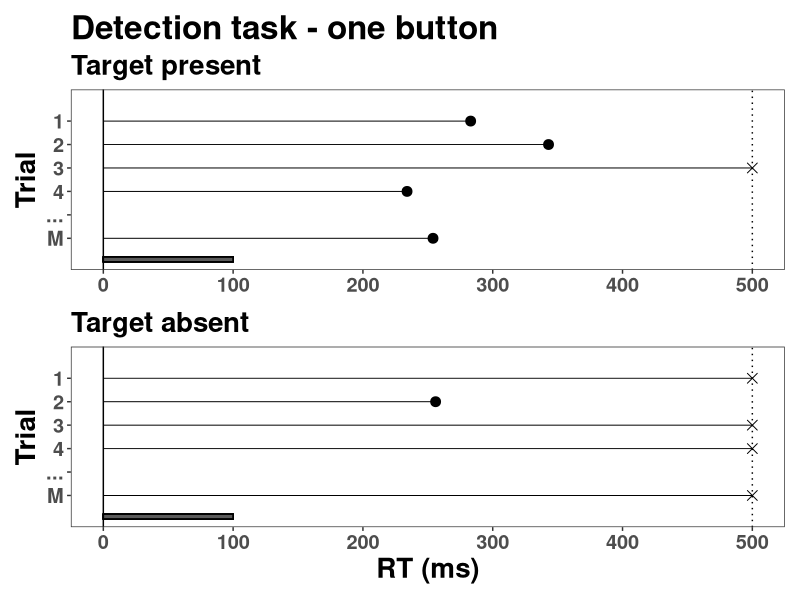
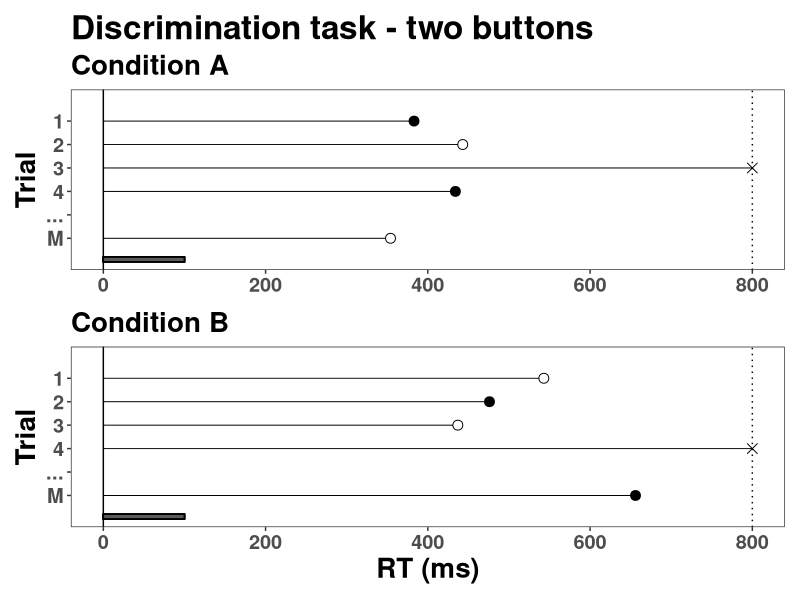
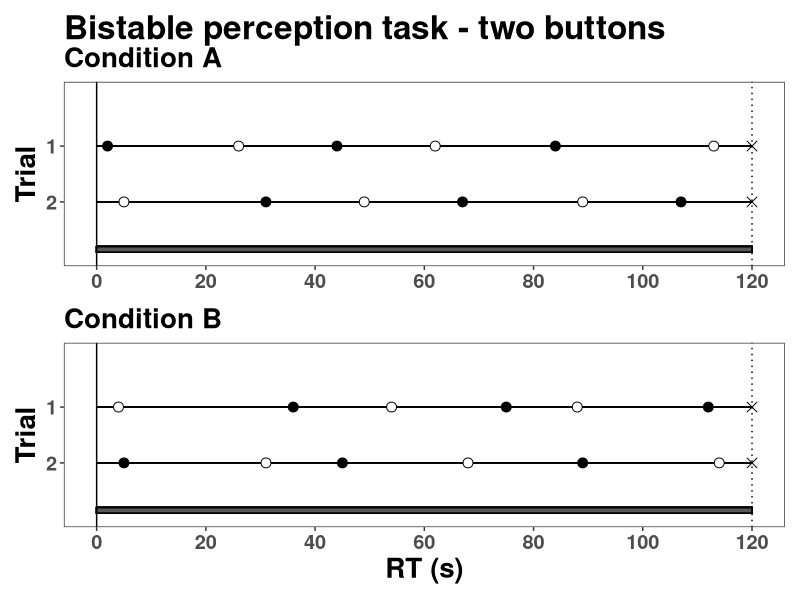
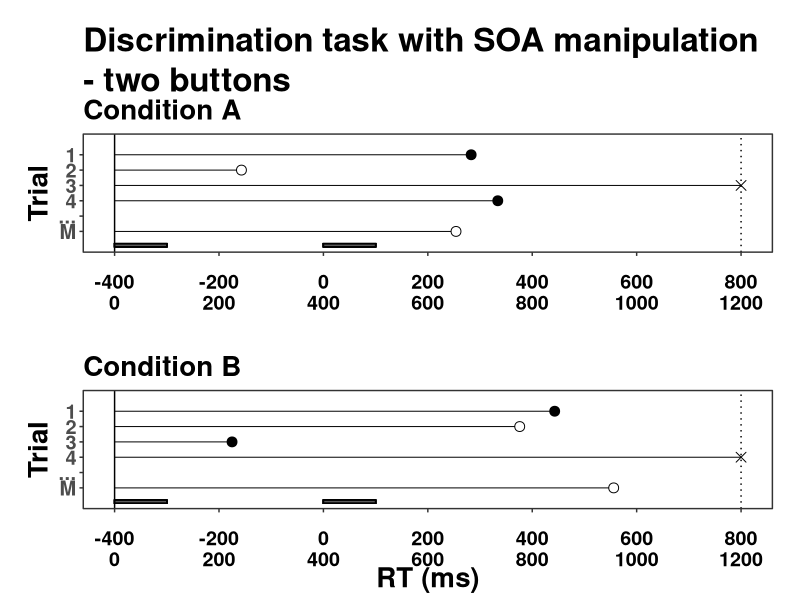
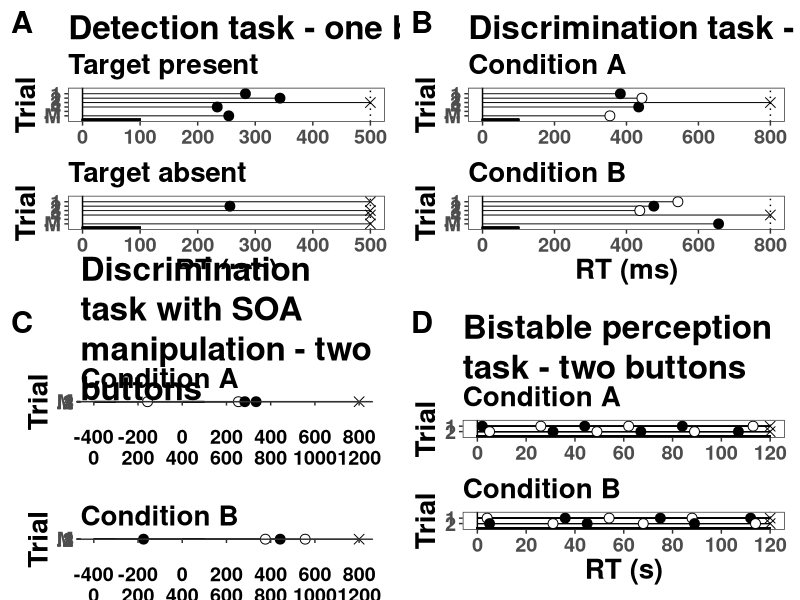
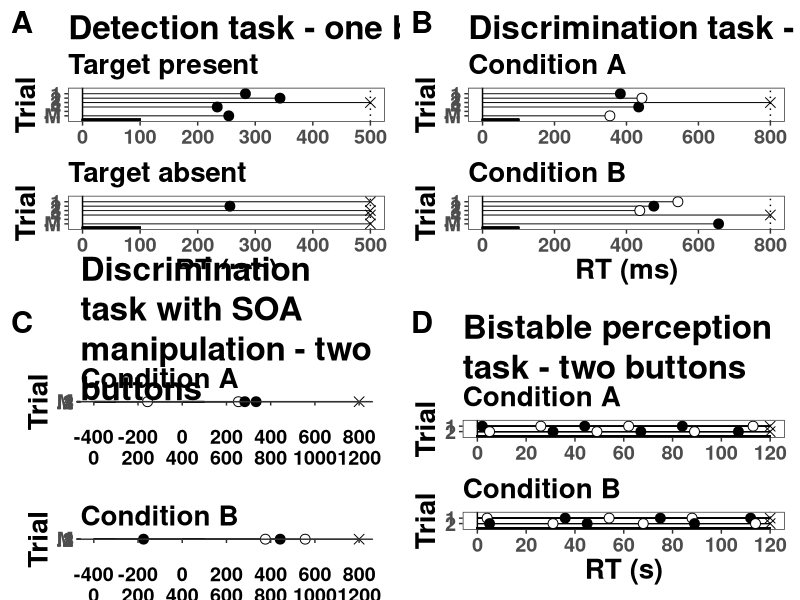

Reproduce these figures in R, in order.
## ---- chunk 1
knitr::opts_chunk$set(echo = TRUE)
## ---- chunk 2
pkg <- c("tidyverse", "patchwork","cowplot","ggtext","xfun")

lapply(pkg, library, character.only = TRUE)
## ---- chunk 3
theme_set(
  theme_bw() +
    theme(text = element_text(size = 22, face = "bold"), 
          title = element_text(size = 22, face = "bold"))
)

## Set the amount of dodge in figures
pd <- position_dodge(0.7)
pd2 <- position_dodge(1)
## ---- chunk 4
max_RT = 500
data_detection_present <- tibble(RT = c(254,NA,234,max_RT,343,283),   
                                 trial = c(6:1))
data_detection_absent <- tibble(RT = c(max_RT,NA,max_RT,max_RT,256,max_RT),   
                                 trial = c(6:1))
## ---- chunk 5
lines_p <- tibble(xstart = 0,
                  xend =   data_detection_present$RT,
                  ystart = data_detection_present$trial,
                  yend =   data_detection_present$trial)

lines_a <- tibble(xstart = 0,
                  xend =   data_detection_absent$RT,
                  ystart = data_detection_absent$trial,
                  yend =   data_detection_absent$trial)

p1 <- data_detection_present %>%
  ggplot(aes(x=RT, y =trial)) +
  geom_vline(xintercept=0) +
  geom_vline(xintercept=max_RT,linetype = 3) +
  geom_rect(mapping=aes(xmin=0, xmax=100, ymin=7, ymax=6.8), color="black", alpha=0.5) +
  geom_segment(data = lines_p,
               aes(x= xstart, xend = xend,
                   y = ystart, yend = yend),
               linewidth = 1/3,
               linetype = 1) +
  geom_point(shape = c(21,NA,21,4,21,21), size =3, fill ="black") + # 4 for x
  scale_x_continuous(limits = c(0,max_RT)) +
  scale_y_reverse(breaks = c(1:6),limits = c(7,0), labels = c("1","2","3","4","...","M"))+
  labs(x = "RT (ms)",
       y = "Trial",
       subtitle = "Target present")+
  ggtitle("Detection task - one button") +
  theme(legend.position = "none",
        panel.grid.minor = element_blank(),
        panel.grid.major = element_blank(),
             text = element_text(size = 18, face = "bold"), 
        title = element_text(size = 20, face = "bold"))

p2 <- data_detection_absent %>%
  ggplot(aes(x=RT, y =trial)) +
  geom_vline(xintercept=max_RT,linetype = 3) +
  geom_vline(xintercept=0) +
    geom_rect(mapping=aes(xmin=0, xmax=100, ymin=7, ymax=6.8), color="black", alpha=0.5) +
  geom_segment(data = lines_a,
               aes(x= xstart, xend = xend,
                   y = ystart, yend = yend),
               linewidth = 1/3,
               linetype = 1) +
  geom_point(shape = c(4,NA,4,4,21,4), size =3, fill ="black") +
  scale_x_continuous(limits = c(0,max_RT)) +
  scale_y_reverse(breaks = c(1:6),limits = c(7,0), labels = c("1","2","3","4","...","M"))+
  labs(x = "RT (ms)",
       y = "Trial",
       subtitle = "Target absent") +
  theme(legend.position = "none",
        panel.grid.minor = element_blank(),
        panel.grid.major = element_blank(),
        text = element_text(size = 18.01, face = "bold"), 
        title = element_text(size = 20, face = "bold"))

#title="Detection task - single button"
p_detection <- (p1/p2) + 
  # plot_annotation(title = title) +
   plot_layout(axes = "collect_x")

p_detection
## ---- chunk 6
max_RT = 800
data_cat_A <- tibble(RT = c(354,NA,434,max_RT,443,383),   
                                 trial = c(6:1))
data_cat_B <- tibble(RT = c(656,NA,max_RT,437,476,543),   
                                 trial = c(6:1))
## ---- chunk 7
lines_a <- tibble(xstart = 0,
                  xend =   data_cat_A$RT,
                  ystart = data_cat_A$trial,
                  yend =   data_cat_A$trial)

lines_b <- tibble(xstart = 0,
                  xend =   data_cat_B$RT,
                  ystart = data_cat_B$trial,
                  yend =   data_cat_B$trial)

p3 <- data_cat_A %>%
  ggplot(aes(x=RT, y =trial)) +
  geom_vline(xintercept=0) +
  geom_vline(xintercept=max_RT,linetype = 3) +
    geom_rect(mapping=aes(xmin=0, xmax=100, ymin=7, ymax=6.8), color="black", alpha=0.5) +
  geom_segment(data = lines_a,
               aes(x= xstart, xend = xend,
                   y = ystart, yend = yend),
               linewidth = 1/3,
               linetype = 1) +
  geom_point(shape = c(21,NA,21,4,21,21), size =3, fill =c("white",NA,"black","black","white","black")) + # 4 for x
  scale_x_continuous(limits = c(0,max_RT)) +
  scale_y_reverse(breaks = c(1:6),limits = c(7,0), labels = c("1","2","3","4","...","M"))+
  labs(x = "RT (ms)",
       y = "Trial",
       subtitle = "Condition A")+
  ggtitle("Discrimination task - two buttons") +
  theme(legend.position = "none",
        panel.grid.minor = element_blank(),
        panel.grid.major = element_blank(),
             text = element_text(size = 18, face = "bold"), 
        title = element_text(size = 20, face = "bold"))

p4 <- data_cat_B %>%
  ggplot(aes(x=RT, y =trial)) +
  geom_vline(xintercept=max_RT,linetype = 3) +
  geom_vline(xintercept=0) +
    geom_rect(mapping=aes(xmin=0, xmax=100, ymin=7, ymax=6.8), color="black", alpha=0.5) +
  geom_segment(data = lines_b,
               aes(x= xstart, xend = xend,
                   y = ystart, yend = yend),
               linewidth = 1/3,
               linetype = 1) +
  geom_point(shape = c(21,NA,4,21,21,21), size =3, fill =c("black",NA,"black","white","black","white")) +
  scale_x_continuous(limits = c(0,max_RT)) +
  scale_y_reverse(breaks = c(1:6),limits = c(7,0), labels = c("1","2","3","4","...","M"))+
  labs(x = "RT (ms)",
       y = "Trial",
       subtitle = "Condition B") +
  theme(legend.position = "none",
        panel.grid.minor = element_blank(),
        panel.grid.major = element_blank(),
        text = element_text(size = 18.01, face = "bold"), 
        title = element_text(size = 20, face = "bold"))

#title="Discrimination task - two buttons"
p_discrimination <- (p3/p4) + 
 #  plot_annotation(title = title) +
   plot_layout(axes = "collect_x")

p_discrimination
## ---- chunk 8
max_RT = 120
data_percept_A <- tibble(RT = c(2,26,44,62,84,113,max_RT,
                                5,31,49,67,89,107,max_RT),   
                                 trial = c(1,1,1,1,1,1,1,
                                           2,2,2,2,2,2,2))
data_percept_B <- tibble(RT = c(4,36,54,75,88,112,max_RT,
                                5,31,45,68,89,114,max_RT),   
                                 trial = c(1,1,1,1,1,1,1,
                                           2,2,2,2,2,2,2))
## ---- chunk 9
lines_a <- tibble(xstart = 0,
                  xend =   max_RT,
                  ystart = data_percept_A$trial,
                  yend =   data_percept_A$trial)

lines_b <- tibble(xstart = 0,
                  xend =   max_RT,
                  ystart = data_percept_B$trial,
                  yend =   data_percept_B$trial)

p7 <- data_percept_A %>%
  ggplot(aes(x=RT, y =trial)) +
  geom_vline(xintercept=0) +
  geom_vline(xintercept=max_RT,linetype = 3) +
  geom_rect(mapping=aes(xmin=0, xmax=120, ymin=2.8, ymax=2.9), color="black", alpha=0.5) +
  geom_segment(data = lines_a,
               aes(x= xstart, xend = xend,
                   y = ystart, yend = yend),
               linewidth = 1/3,
               linetype = 1) +
  geom_point(shape = c(21,21,21,21,21,21,4,21,21,21,21,21,21,4), 
             size =3, 
             fill =c("black","white","black","white","black","white","black", "white","black","white","black","white","black","black")) + # 4 for x
  scale_x_continuous(limits = c(0,max_RT), breaks=c(0,20,40,60,80,100,120)) +
  scale_y_reverse(breaks = c(1,2),limits = c(3,0), labels = c("1","2"))+
  labs(x = "RT (s)",
       y = "Trial",
       subtitle = "Condition A")+
  ggtitle("Bistable perception task - two buttons") +
  theme(legend.position = "none",
        panel.grid.minor = element_blank(),
        panel.grid.major = element_blank(),
             text = element_text(size = 18, face = "bold"), 
        title = element_text(size = 20, face = "bold"),
        plot.title = element_textbox_simple())

p8 <- data_percept_B %>%
  ggplot(aes(x=RT, y =trial)) +
  geom_vline(xintercept=max_RT,linetype = 3) +
  geom_vline(xintercept=0) +
  geom_rect(mapping=aes(xmin=0, xmax=120, ymin=2.8, ymax=2.9), color="black", alpha=0.5) +
  geom_segment(data = lines_b,
               aes(x= xstart, xend = xend,
                   y = ystart, yend = yend),
               linewidth = 1/3,
               linetype = 1) +
  geom_point(shape = c(21,21,21,21,21,21,4,21,21,21,21,21,21,4), size =3, fill =c("white","black","white","black","white","black","black","black","white","black","white","black","white","black")) +
  scale_x_continuous(limits = c(0,max_RT),breaks=c(0,20,40,60,80,100,120)) +
  scale_y_reverse(breaks = c(1:2),limits = c(3,0), labels = c("1","2"))+
  labs(x = "RT (s)",
       y = "Trial",
       subtitle = "Condition B") +
  theme(legend.position = "none",
        panel.grid.minor = element_blank(),
        panel.grid.major = element_blank(),
        text = element_text(size = 18.01, face = "bold"), 
        title = element_text(size = 20, face = "bold"))

#title="Discrimination task - two buttons"
p_percept <- (p7/p8) + 
 #  plot_annotation(title = title) +
   plot_layout(axes = "collect_x")

p_percept
## ---- chunk 10
max_RT = 1200
data_soa_A <- tibble(RT = c(654,NA,734,max_RT,243,683),   
                               trial = c(6:1))
data_soa_B <- tibble(RT = c(956,NA,max_RT,225,776,843),   
                                 trial = c(6:1))
## ---- chunk 11
lines_a <- tibble(xstart = 0,
                  xend =   data_soa_A$RT,
                  ystart = data_soa_A$trial,
                  yend =   data_soa_A$trial)

lines_b <- tibble(xstart = 0,
                  xend =   data_soa_B$RT,
                  ystart = data_soa_B$trial,
                  yend =   data_soa_B$trial)

p5 <- data_soa_A %>%
  ggplot(aes(x=RT, y =trial)) +
  geom_vline(xintercept=0) +
  geom_vline(xintercept=max_RT,linetype = 3) +
    geom_rect(mapping=aes(xmin=0, xmax=100, ymin=7, ymax=6.8), color="black", alpha=0.5) +
    geom_rect(mapping=aes(xmin=400, xmax=500, ymin=7, ymax=6.8), color="black", alpha=0.5) +
  geom_segment(data = lines_a,
               aes(x= xstart, xend = xend,
                   y = ystart, yend = yend),
               linewidth = 1/3,
               linetype = 1) +
  geom_point(shape = c(21,NA,21,4,21,21), size =3, fill =c("white",NA,"black","black","white","black")) + # 4 for x
  scale_x_continuous(limits = c(0,max_RT),breaks=c(0,200,400,600,800,1000,1200), labels=c(-400,-200,0,200,400,600,800)) +
  scale_y_reverse(breaks = c(1:6),limits = c(7,0), labels = c("1","2","3","4","...","M"))+
  labs(x = "RT (ms)",
       y = "Trial",
       subtitle = "Condition A")+
  ggtitle("Discrimination task with SOA manipulation - two buttons") +
  theme(legend.position = "none",
        panel.grid.minor = element_blank(),
        panel.grid.major = element_blank(),
             text = element_text(size = 18, face = "bold"), 
        title = element_text(size = 20, face = "bold"),
        plot.margin = unit(c(1,1,4,1),"lines"),
        axis.title.x = element_blank(),
        axis.text.x = element_blank(),
        plot.title = element_textbox_simple()) +
  
  coord_cartesian(clip = "off")+
  annotate(geom = "text",
           x = c(0,200,400,600,800,1000,1200),
           y = 7,
           label = c(-400,-200,0,200,400,600,800),
           vjust = 2.8,
           size=5,
           fontface="bold") +
  annotate(geom = "text",
           x = c(0,200,400,600,800,1000,1200),
           y = 7,
           label = c(0,200,400,600,800,1000,1200),
           vjust = 4.2,
           size  = 5,
           fontface="bold")
#+
#  annotate(geom = "text",
#           x = 600,
#           y = 7,
#           label = "RT (ms)",
#           vjust = 4.2,
#           size=7,
#           fontface="bold")
  
p6 <- data_soa_B %>%
  ggplot(aes(x=RT, y =trial)) +
  geom_vline(xintercept=max_RT,linetype = 3) +
  geom_vline(xintercept=0) +
    geom_rect(mapping=aes(xmin=0, xmax=100, ymin=7, ymax=6.8), color="black", alpha=0.5) +
    geom_rect(mapping=aes(xmin=400, xmax=500, ymin=7, ymax=6.8), color="black", alpha=0.5) +
  geom_segment(data = lines_b,
               aes(x= xstart, xend = xend,
                   y = ystart, yend = yend),
               linewidth = 1/3,
               linetype = 1) +
  geom_point(shape = c(21,NA,4,21,21,21), size =3, fill =c("white",NA,"black","black","white","black")) +
  scale_x_continuous(limits = c(0,max_RT),breaks=c(0,200,400,600,800,1000,1200), labels=c(-400,-200,0,200,400,600,800)) +
  scale_y_reverse(breaks = c(1:6),limits = c(7,0), labels = c("1","2","3","4","...","M"))+
  labs(x = "RT (ms)",
       y = "Trial",
       subtitle = "Condition B") +
  theme(legend.position = "none",
        panel.grid.minor = element_blank(),
        panel.grid.major = element_blank(),
        text = element_text(size = 18, face = "bold"), 
        title = element_text(size = 20, face = "bold"),
        plot.margin = unit(c(1,1,4,1),"lines"),
        axis.title.x = element_blank(),
        axis.text.x = element_blank()) +
  
  coord_cartesian(clip = "off")+
  annotate(geom = "text",
           x = c(0,200,400,600,800,1000,1200),
           y = 7,
           label = c(-400,-200,0,200,400,600,800),
           vjust = 2.8,
           size=5,
            fontface="bold") +
  annotate(geom = "text",
           x = c(0,200,400,600,800,1000,1200),
           y = 7,
           label = c(0,200,400,600,800,1000,1200),
           vjust = 4.2,
           size  = 5,
           fontface="bold") +
  annotate(geom = "text",
           x = 600,
           y = 7,
           label = "RT (ms)",
           vjust = 4.2,
           size=7,
           fontface="bold")

#title="Discrimination task - two buttons"
p_discriminationSOA <- (p5/p6) 
 #  plot_annotation(title = title) +
  # plot_layout(axes = "collect_x")

p_discriminationSOA
## ---- chunk 12
plot_grid(p_detection, p_discrimination,p_discriminationSOA,p_percept,
  nrow = 2,
  labels = c("A","B","C","D"),
  label_size = 22#,
  #align = "v"
)
## ---- chunk 13
ggsave("manuscript/Suppl_material/Plot_paradigms.png",dpi = 800,width = 16,height = 17)
